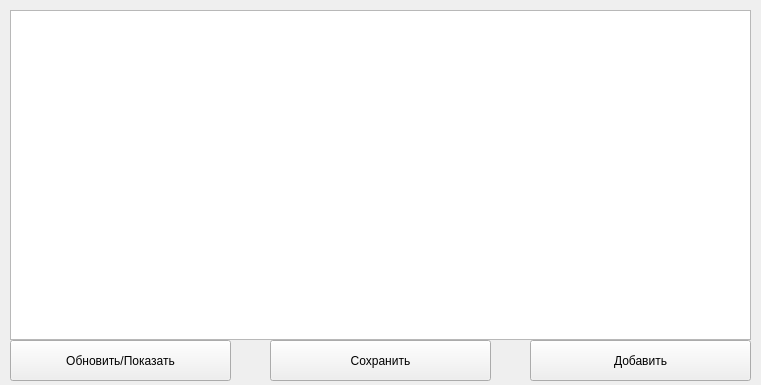
<?xml version="1.0" encoding="UTF-8"?>
<ui version="4.0">
    <class>MainWindow</class>
    <widget class="QMainWindow" name="MainWindow">
        <property name="geometry">
            <rect>
                <x>0</x>
                <y>0</y>
                <width>761</width>
                <height>385</height>
            </rect>
        </property>
        <property name="windowTitle">
            <string>MainWindow</string>
        </property>
        <widget class="QWidget" name="centralwidget">
            <widget class="QTableWidget" name="tableWidget">
                <property name="enabled">
                    <bool>true</bool>
                </property>
                <property name="geometry">
                    <rect>
                        <x>10</x>
                        <y>10</y>
                        <width>741</width>
                        <height>330</height>
                    </rect>
                </property>
            </widget>
            <widget class="QPushButton" name="updateBtn">
                <property name="geometry">
                    <rect>
                        <x>10</x>
                        <y>340</y>
                        <width>221</width>
                        <height>41</height>
                    </rect>
                </property>
                <property name="text">
                    <string>Обновить/Показать</string>
                </property>
            </widget>
            <widget class="QPushButton" name="saveBtn">
                <property name="geometry">
                    <rect>
                        <x>270</x>
                        <y>340</y>
                        <width>221</width>
                        <height>41</height>
                    </rect>
                </property>
                <property name="text">
                    <string>Сохранить</string>
                </property>
            </widget>
            <widget class="QPushButton" name="addBtn">
                <property name="geometry">
                    <rect>
                        <x>530</x>
                        <y>340</y>
                        <width>221</width>
                        <height>41</height>
                    </rect>
                </property>
                <property name="text">
                    <string>Добавить</string>
                </property>
            </widget>
        </widget>
    </widget>
    <resources/>
    <connections/>
</ui>
